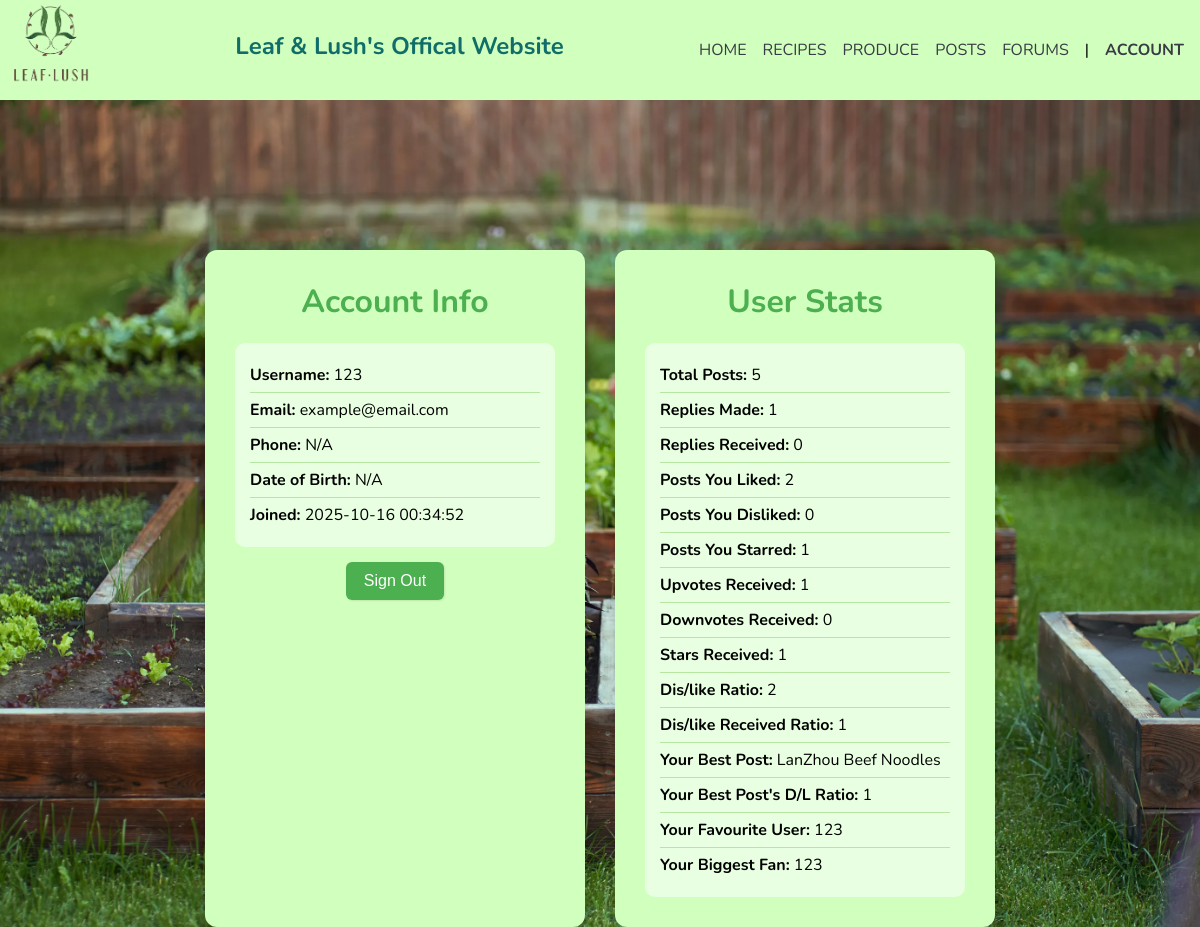
Screenshot of /account.html (signed in) with the database file from the repository.
### tables this page shows
CREATE TABLE userData (
    username TEXT NOT NULL PRIMARY KEY,
    password TEXT NOT NULL,
    email TEXT NOT NULL,
    phone TEXT DEFAULT "",
    dob TEXT DEFAULT "",
    bio TEXT DEFAULT "",
    creationDate TEXT DEFAULT CURRENT_TIMESTAMP
);

CREATE TABLE postData (
        postID INTEGER NOT NULL PRIMARY KEY,
        username TEXT NOT NULL,
        title TEXT NOT NULL,
        content TEXT NOT NULL,
        time TEXT NOT NULL DEFAULT CURRENT_TIMESTAMP,
        type TEXT NOT NULL DEFAULT "post",
        reply TEXT DEFAULT "None",
        image TEXT DEFAULT "None",
        price INTEGER DEFAULT 0,
        amount INTEGER DEFAULT 0,
        upVote TEXT DEFAULT "",
        downVote TEXT DEFAULT "",
        loveVote TEXT DEFAULT "",
        funnyVote TEXT DEFAULT "",
        ideaVote TEXT DEFAULT "",
        star TEXT DEFAULT ""
    );

### main.py (the view)
@app.route("/account.html", methods=["GET", "POST"])
def account():
    userID = session.get("user_id")
    if not userID:
        return redirect(url_for("signin"))
    conn = getDBConnection()
    conn.row_factory = sqlite3.Row
    cur = conn.cursor()
    cur.execute("SELECT * FROM userData WHERE username = ?", (userID,))
    userInfo = cur.fetchone()
    cur.execute("SELECT * FROM postData WHERE username = ?", (userID,))
    userPosts = cur.fetchall()
    totalPosts = len(userPosts)
    stats = {
        "totalPosts": totalPosts,
        "repliesMade": 0,
        "repliesReceived": 0,
        "postsYouLiked": 0,
        "postsYouDisliked": 0,
        "postsYouLoveReacted": 0,
        "postsYouFunnyReacted": 0,
        "postsYouIdeaReacted": 0,
        "postsYouStarred": 0,
        "upvotesReceived": 0,
        "downvotesReceived": 0,
        "loveReceived": 0,
        "funnyReceived": 0,
        "ideaReceived": 0,
        "starsReceived": 0,
        "likeDislikeRatio": 0,
        "likeDislikeReceivedRatio": 0,
        "bestPost": "N/A",
        "bestPostRatio": "N/A",
        "favouriteUser": "N/A",
        "biggestFan": "N/A",
    }
    cur.execute(
        "SELECT COUNT(*) FROM postData WHERE reply != 'None' AND username = ?",
        (userID,),
    )
    stats["repliesMade"] = cur.fetchone()[0]
    cur.execute(
        "SELECT COUNT(*) FROM postData WHERE reply IN (SELECT username FROM postData WHERE username = ?)",
        (userID,),
    )
    stats["repliesReceived"] = cur.fetchone()[0]
    cur.execute("SELECT * FROM postData")
    allPosts = cur.fetchall()
    for post in userPosts:
        def count_votes(field):
            return len(post[field].split("-")) if post[field] else 0
        stats["upvotesReceived"] += count_votes("upVote")
        stats["downvotesReceived"] += count_votes("downVote")
        stats["loveReceived"] += count_votes("loveVote")
        stats["funnyReceived"] += count_votes("funnyVote")
        stats["ideaReceived"] += count_votes("ideaVote")
        stats["starsReceived"] += count_votes("star")
    for post in allPosts:
        for field, statKey in [
            ("upVote", "postsYouLiked"),
            ("downVote", "postsYouDisliked"),
            ("loveVote", "postsYouLoveReacted"),
            ("funnyVote", "postsYouFunnyReacted"),
            ("ideaVote", "postsYouIdeaReacted"),
            ("star", "postsYouStarred"),
        ]:
            votes = post[field].split("-") if post[field] else []
            if userID in votes:
                stats[statKey] += 1
    stats["likeDislikeRatio"] = (
        round(stats["postsYouLiked"] / stats["postsYouDisliked"], 2)
        if stats["postsYouDisliked"] != 0
        else stats["postsYouLiked"]
    )
    stats["likeDislikeReceivedRatio"] = (
        round(stats["upvotesReceived"] / stats["downvotesReceived"], 2)
        if stats["downvotesReceived"] != 0
        else stats["upvotesReceived"]
    )
    bestPost = None
    bestRatio = 0
    for post in userPosts:
        up = len(post["upVote"].split("-")) if post["upVote"] else 0
        down = len(post["downVote"].split("-")) if post["downVote"] else 0
        ratio = up / down if down else up
        if ratio > bestRatio:
            bestRatio = ratio
            bestPost = post["title"]
    stats["bestPost"] = bestPost or "N/A"
    stats["bestPostRatio"] = round(bestRatio, 2) if bestPost else "N/A"
    userUpvoteCount = {}
    for post in allPosts:
        if userID in (post["upVote"] or ""):
            author = post["username"]
            userUpvoteCount[author] = userUpvoteCount.get(author, 0) + 1
    stats["favouriteUser"] = (
        max(userUpvoteCount, key=userUpvoteCount.get) if userUpvoteCount else "N/A"
    )
    fanCount = {}
    for post in userPosts:
        if post["upVote"]:
            for voter in post["upVote"].split("-"):
                if voter.strip():
                    fanCount[voter] = fanCount.get(voter, 0) + 1
    stats["biggestFan"] = max(fanCount, key=fanCount.get) if fanCount else "N/A"
    conn.close()
    if request.method == "POST" and request.form.get("action") == "signout":
        session.pop("user_id", None)
        flash("You have been signed out.", "success")
        return redirect(url_for("signin"))
    return render_template(
        "account.html", userID=userID, userInfo=userInfo, stats=stats
    )

### main.py (called while the page is built)
@app.context_processor
def inject_user():
    user_id = session.get("user_id")
    return dict(userID=user_id)

def getDBConnection():
    conn = sqlite3.connect(DB_PATH)
    conn.row_factory = sqlite3.Row
    return conn

### templates/account.html (shortened to what this page needs)
{% extends 'layout.html' %} {% block content %}
<main>
  <div class="account-wrapper">
    <div class="account-container">
      <h1>Account Info</h1>
      <div class="account-info">
        <p><strong>Username:</strong> {{ userID }}</p>
        <p><strong>Email:</strong> {{ userInfo.email }}</p>
        <p><strong>Phone:</strong> {{ userInfo.phone or 'N/A' }}</p>
        <p><strong>Date of Birth:</strong> {{ userInfo.dob or 'N/A' }}</p>
        <p><strong>Joined:</strong> {{ userInfo.creationDate }}</p>
      </div>
      <form method="POST">
        <button type="submit" class="btn">Sign Out</button>
      </form>
    </div>
    <div class="account-container">
      <h1>User Stats</h1>
      <div class="account-stats">
        <ul>
          <li><strong>Total Posts:</strong> {{ stats.totalPosts }}</li>
          <li><strong>Replies Made:</strong> {{ stats.repliesMade }}</li>
          <li>
            <strong>Replies Received:</strong> {{ stats.repliesReceived }}
          </li>
          <li><strong>Posts You Liked:</strong> {{ stats.postsYouLiked }}</li>
          <li>
            <strong>Posts You Disliked:</strong> {{ stats.postsYouDisliked }}
          </li>
          <li>
            <strong>Posts You Starred:</strong> {{ stats.postsYouStarred }}
          </li>
          <li>
            <strong>Upvotes Received:</strong> {{ stats.upvotesReceived }}
          </li>
          <li>
            <strong>Downvotes Received:</strong> {{ stats.downvotesReceived }}
          </li>
          <li><strong>Stars Received:</strong> {{ stats.starsReceived }}</li>
          <li><strong>Dis/like Ratio:</strong> {{ stats.likeDislikeRatio }}</li>
          <li>
            <strong>Dis/like Received Ratio:</strong> {{
            stats.likeDislikeReceivedRatio }}
          </li>
          <li><strong>Your Best Post:</strong> {{ stats.bestPost }}</li>
          <li>
            <strong>Your Best Post's D/L Ratio:</strong> {{ stats.bestPostRatio
            }}
          </li>
          <li>
            <strong>Your Favourite User:</strong> {{ stats.favouriteUser }}
          </li>
          <li><strong>Your Biggest Fan:</strong> {{ stats.biggestFan }}</li>
        </ul>
      </div>
    </div>
  </div>
</main>
{% endblock %}

### static/css/style.css (style rules this page uses)
* { margin: 0; padding: 0; box-sizing: border-box; }
h1 { text-align: center; color: #228B22 }
body { background: #fdfdfd; font-family: "Nunito", sans-serif; font-size: 1rem; }
main { max-width: 900px; margin: auto; padding: 0.5rem; text-align: center; }
.btn { border: none; background: none; border-radius: 5px; box-shadow: 1px 1px 2px rgba(21, 21, 21, 0.1); cursor: pointer; font-size: 1.25rem; margin: 0 1rem; padding: 0.25rem 2rem; transition: all 0.25s ease-in-out; background: #81CA46; color: hsl(0, 0%, 100%); margin-bottom: 1rem; }

### rows the page displays
userData: email "example@email.com", phone "N/A", dob "N/A", creationDate "2025-10-16 00:34:52"
postData: bestPost "LanZhou Beef Noodles", favouriteUser "123", biggestFan "123"

### other values shown
{{ userID }} "123"
{{ stats.totalPosts }} "5"
{{ stats.repliesMade }} "1"
{{ stats.repliesReceived }} "0"
{{ stats.postsYouLiked }} "2"
{{ stats.postsYouDisliked }} "0"
{{ stats.postsYouStarred }} "1"
{{ stats.upvotesReceived }} "1"
{{ stats.downvotesReceived }} "0"
{{ stats.starsReceived }} "1"
{{ stats.likeDislikeRatio }} "2"
{{ stats.likeDislikeReceivedRatio }} "1"
{{ stats.bestPostRatio }} "1"
